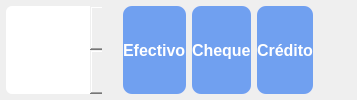
       <widget class="QFrame" name="frame_11">
        <property name="sizePolicy">
         <sizepolicy hsizetype="Preferred" vsizetype="Preferred">
          <horstretch>0</horstretch>
          <verstretch>1</verstretch>
         </sizepolicy>
        </property>
        <layout class="QHBoxLayout" name="horizontalLayout_7">
         <property name="spacing">
          <number>9</number>
         </property>
         <property name="margin">
          <number>0</number>
         </property>
         <item>
          <widget class="QFrame" name="dateFR">
           <property name="styleSheet">
            <string notr="true">background-color:qradialgradient(cx:.5, cy:.5, radius:1,fx:.5, fy:.25, stop: 0 #FFFFFF, stop:1 #E0F0FF); border-radius:9px;</string>
           </property>
           <property name="frameShadow">
            <enum>QFrame::Raised</enum>
           </property>
           <layout class="QHBoxLayout" name="horizontalLayout_6">
            <property name="margin">
             <number>6</number>
            </property>
            <item>
             <widget class="QDateEdit" name="daFecha">
              <property name="sizePolicy">
               <sizepolicy hsizetype="Preferred" vsizetype="Preferred">
                <horstretch>0</horstretch>
                <verstretch>0</verstretch>
               </sizepolicy>
              </property>
              <property name="font">
               <font>
                <pointsize>10</pointsize>
                <weight>75</weight>
                <bold>true</bold>
               </font>
              </property>
              <property name="styleSheet">
               <string notr="true">color:#FFFFFF; background-color:qradialgradient(cx:.5, cy:.5, radius:1,fx:.5, fy:.25, stop: 0 #90C0FF, stop:1 #70A0F0); border-radius:6;</string>
              </property>
              <property name="frame">
               <bool>false</bool>
              </property>
             </widget>
            </item>
           </layout>
          </widget>
         </item>
         <item>
          <widget class="QFrame" name="frTipo">
           <property name="styleSheet">
            <string notr="true">background-color:qradialgradient(cx:.5, cy:.5, radius:1,fx:.5, fy:.25, stop: 0 #FFFFFF, stop:1 #E0F0FF); border-radius:9px;</string>
           </property>
           <property name="frameShape">
            <enum>QFrame::Panel</enum>
           </property>
           <property name="frameShadow">
            <enum>QFrame::Raised</enum>
           </property>
           <layout class="QHBoxLayout" name="horizontalLayout_4">
            <property name="margin">
             <number>6</number>
            </property>
            <item>
             <widget class="QFrame" name="frEfectivo1">
              <property name="styleSheet">
               <string notr="true">background-color:#E0E0FF;</string>
              </property>
              <property name="frameShape">
               <enum>QFrame::Panel</enum>
              </property>
              <property name="frameShadow">
               <enum>QFrame::Sunken</enum>
              </property>
              <layout class="QVBoxLayout" name="verticalLayout_18">
               <property name="spacing">
                <number>0</number>
               </property>
               <property name="margin">
                <number>0</number>
               </property>
               <item>
                <widget class="QLabel" name="laEfectivo">
                 <property name="font">
                  <font>
                   <pointsize>12</pointsize>
                   <weight>75</weight>
                   <bold>true</bold>
                  </font>
                 </property>
                 <property name="styleSheet">
                  <string notr="true">color:#FFFFFF; background-color:#70A0F0;</string>
                 </property>
                 <property name="text">
                  <string>Efectivo</string>
                 </property>
                 <property name="margin">
                  <number>6</number>
                 </property>
                </widget>
               </item>
              </layout>
             </widget>
            </item>
            <item>
             <widget class="QFrame" name="frCheque1">
              <property name="styleSheet">
               <string notr="true">background-color:#E0E0FF;</string>
              </property>
              <property name="frameShape">
               <enum>QFrame::Panel</enum>
              </property>
              <property name="frameShadow">
               <enum>QFrame::Sunken</enum>
              </property>
              <layout class="QVBoxLayout" name="verticalLayout_19">
               <property name="spacing">
                <number>0</number>
               </property>
               <property name="margin">
                <number>0</number>
               </property>
               <item>
                <widget class="QLabel" name="laCheque">
                 <property name="font">
                  <font>
                   <pointsize>12</pointsize>
                   <weight>75</weight>
                   <bold>true</bold>
                  </font>
                 </property>
                 <property name="styleSheet">
                  <string notr="true">color:#FFFFFF; background-color:#70A0F0;</string>
                 </property>
                 <property name="text">
                  <string>Cheque</string>
                 </property>
                 <property name="margin">
                  <number>6</number>
                 </property>
                </widget>
               </item>
              </layout>
             </widget>
            </item>
            <item>
             <widget class="QFrame" name="frCredito1">
              <property name="styleSheet">
               <string notr="true">background-color:#E0E0FF;</string>
              </property>
              <property name="frameShape">
               <enum>QFrame::Panel</enum>
              </property>
              <property name="frameShadow">
               <enum>QFrame::Sunken</enum>
              </property>
              <layout class="QVBoxLayout" name="verticalLayout_20">
               <property name="spacing">
                <number>0</number>
               </property>
               <property name="margin">
                <number>0</number>
               </property>
               <item>
                <widget class="QLabel" name="laCredito">
                 <property name="font">
                  <font>
                   <pointsize>12</pointsize>
                   <weight>75</weight>
                   <bold>true</bold>
                  </font>
                 </property>
                 <property name="styleSheet">
                  <string notr="true">color:#FFFFFF; background-color:#70A0F0;</string>
                 </property>
                 <property name="text">
                  <string>Crédito</string>
                 </property>
                 <property name="margin">
                  <number>6</number>
                 </property>
                </widget>
               </item>
              </layout>
             </widget>
            </item>
            <item>
             <widget class="QPushButton" name="boToggle">
              <property name="sizePolicy">
               <sizepolicy hsizetype="Maximum" vsizetype="Maximum">
                <horstretch>0</horstretch>
                <verstretch>0</verstretch>
               </sizepolicy>
              </property>
              <property name="maximumSize">
               <size>
                <width>32</width>
                <height>32</height>
               </size>
              </property>
              <property name="text">
               <string/>
              </property>
              <property name="icon">
               <iconset>
                <normaloff>C:/Documents and Settings/Administrador/.designer/imagenes/Redo.png</normaloff>C:/Documents and Settings/Administrador/.designer/imagenes/Redo.png</iconset>
              </property>
              <property name="iconSize">
               <size>
                <width>32</width>
                <height>32</height>
               </size>
              </property>
              <property name="autoDefault">
               <bool>false</bool>
              </property>
              <property name="flat">
               <bool>true</bool>
              </property>
             </widget>
            </item>
           </layout>
          </widget>
         </item>
        </layout>
       </widget>
